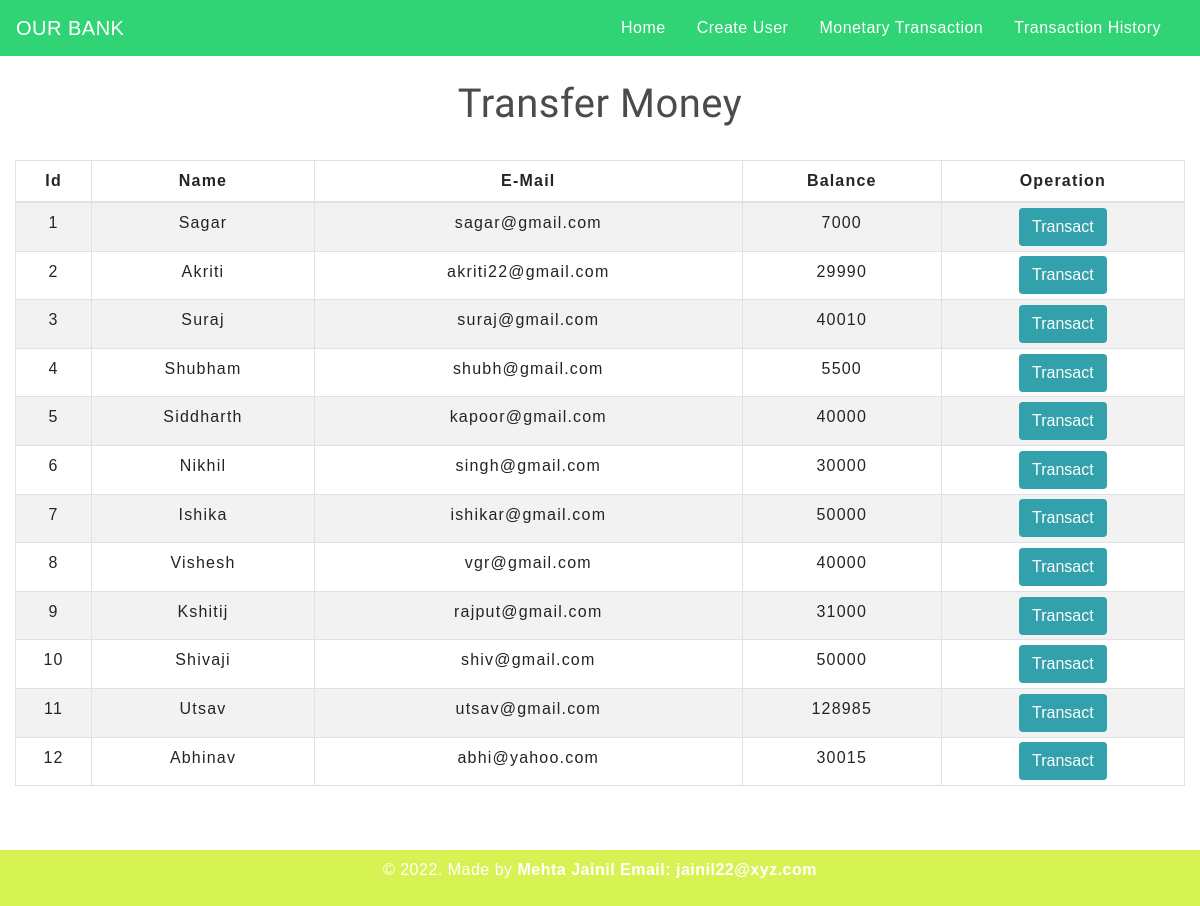
Before: /transfermoney.php with the older database file.
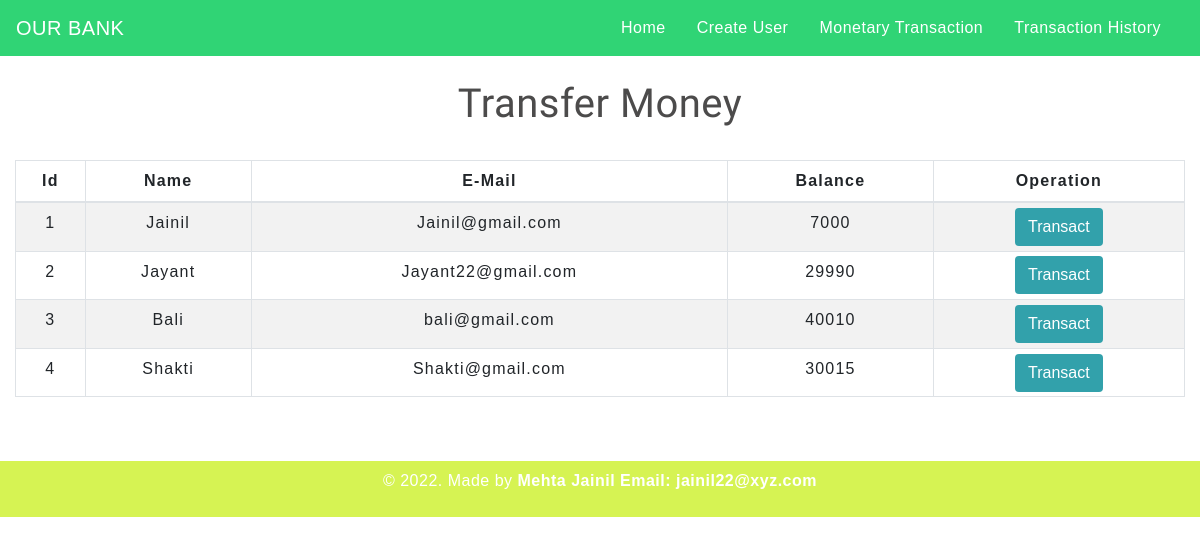
After: the same page with the newer database file.
### tables this page shows
CREATE TABLE `users` (
  `id` int(3) NOT NULL,
  `name` text NOT NULL,
  `email` varchar(30) NOT NULL,
  `balance` int(8) NOT NULL
);

### transfermoney.php (the view, shortened to what this page needs)
<!DOCTYPE html>
<html lang="en">
<head>
    <link rel="stylesheet" href="https://maxcdn.bootstrapcdn.com/bootstrap/4.0.0/css/bootstrap.min.css">
    <link rel="stylesheet" type="text/css" href="css/table.css">
    <link rel="stylesheet" type="text/css" href="css/navbar.css">
    <link rel="stylesheet" type="text/css" href="css/main.css">
</head>
<body>
<?php
    include 'config.php';
    $sql = "SELECT * FROM users";
    $result = mysqli_query($conn,$sql);
?>
<?php
  include 'navbar.php';
?>
<div class="container-fluid">
        <h2 class="text-center pt-4">Transfer Money</h2>
        <br>
            <div class="row">
                <div class="col">
                    <div class="table-responsive-sm">
                    <table class="table table-hover table-sm table-striped table-condensed table-bordered">
                        <thead>
                            <tr>
                            <th scope="col" class="text-center py-2">Id</th>
                            <th scope="col" class="text-center py-2">Name</th>
                            <th scope="col" class="text-center py-2">E-Mail</th>
                            <th scope="col" class="text-center py-2">Balance</th>
                            <th scope="col" class="text-center py-2">Operation</th>
                            </tr>
                        </thead>
                        <tbody>
                <?php
                    while($rows=mysqli_fetch_assoc($result)){
                ?>
                    <tr>
                        <td class="py-2"><?php echo $rows['id'] ?></td>
                        <td class="py-2"><?php echo $rows['name']?></td>
                        <td class="py-2"><?php echo $rows['email']?></td>
                        <td class="py-2"><?php echo $rows['balance']?></td>
                        <td><a href="selecteduserdetail.php?id= <?php echo $rows['id'] ;?>"> <button type="button" class="btn">Transact</button></a></td>
                    </tr>
                <?php
                    }
                ?>
                        </tbody>
                    </table>
                    </div>
                </div>
            </div>
         </div>
<footer class="text-center mt-5 py-2">
    <p>&copy 2022. Made by <b>Mehta Jainil Email: jainil22@xyz.com</b>
</footer>
</body>
</html>

### navbar.php (shortened to what this page needs)
<nav class="navbar navbar-expand-md navbar-light bg-light">
<a class="navbar-brand" href="index.php">OUR BANK</a>
<div class="collapse navbar-collapse" id="collapsibleNavbar">
      <ul class="navbar-nav ml-auto">
        <li class="nav-item">
          <a class="nav-link" href="index.php">Home</a>
        </li>
        <li class="nav-item">
          <a class="nav-link" href="createuser.php">Create User</a>
        </li>
        <li class="nav-item">
          <a class="nav-link" href="transfermoney.php">Monetary Transaction</a>
        </li>
        <li class="nav-item">
          <a class="nav-link" href="transactionhistory.php">Transaction History</a>
        </li>
    </div>
 </nav>

### css/table.css (style rules this page uses)
* { padding: 0; margin: 0; box-sizing: border-box; font-family: sans-serif; }
h2 { font-size: 40px; }
table { letter-spacing: 1.2px; }
td { text-align: center; }
button { border:none; background: #32a1ab; transition: 1s; color: #ffffff; }

### css/navbar.css (style rules this page uses)
.nav-link { margin-right: 15px; color:#2F363F; letter-spacing: 0.5px; transition: 0.5s; }
.navbar-brand { color: #4C4B4B; letter-spacing: 0.5px; }
h2 { color: #4C4B4B; letter-spacing: 0.5px; font-family: raleway; }

### css/main.css (style rules this page uses)
.bg-light { background-color: #30d475 !important; }
.navbar-light .navbar-brand { color: white; }
.navbar-light .navbar-nav .nav-link { color: white; }
footer { color:#ffffff; background-color:#d6f353; letter-spacing: 0.5px; }

### transfermoney.php (style rules this page uses)
button { transition: 1.5s; }

Changed rows visible on the page:
removed users: id "5", name "Siddharth", email "kapoor@gmail.com", balance "40000"
removed users: id "6", name "Nikhil", email "singh@gmail.com", balance "30000"
removed users: id "7", name "Ishika", email "ishikar@gmail.com", balance "50000"
removed users: id "8", name "Vishesh", email "vgr@gmail.com", balance "40000"
removed users: id "9", name "Kshitij", email "rajput@gmail.com", balance "31000"
removed users: id "10", name "Shivaji", email "shiv@gmail.com", balance "50000"
removed users: id "11", name "Utsav", email "utsav@gmail.com", balance "128985"
removed users: id "12", name "Abhinav", email "abhi@yahoo.com", balance "30015"
changed users id 1: name "Sagar" → "Jainil"; email "sagar@gmail.com" → "Jainil@gmail.com"
changed users id 2: name "Akriti" → "Jayant"; email "akriti22@gmail.com" → "Jayant22@gmail.com"
changed users id 3: name "Suraj" → "Bali"; email "suraj@gmail.com" → "bali@gmail.com"
changed users id 4: name "Shubham" → "Shakti"; email "shubh@gmail.com" → "Shakti@gmail.com"; balance "5500" → "30015"
